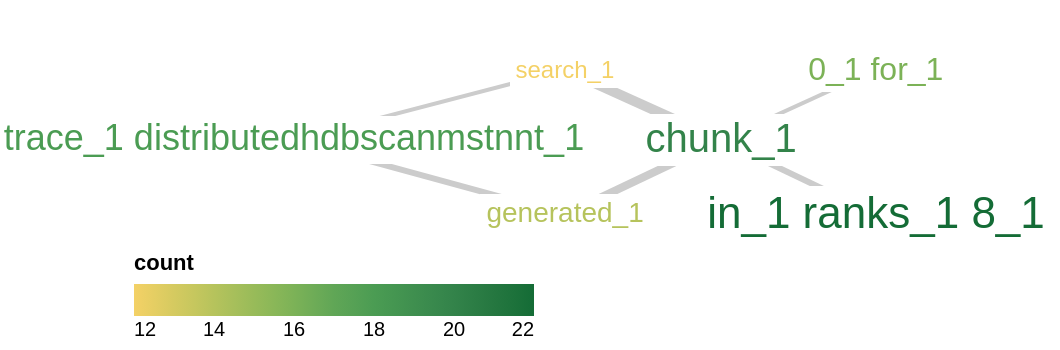

Write the Vega-Lite specification saved for this chart.
### Vega specification from a JSON file in a GitHub repository (floating-point values rounded to 4 significant figures)
{"$schema": "https://vega.github.io/schema/vega/v5.json", "width": 530, "height": 175, "padding": 5, "autosize": {"type": "fit", "resize": true, "contains": "padding"}, "signals": [{"name": "filter_value", "value": 12, "bind": {"input": "range", "min": 12, "max": 25, "step": 1, "name": "Minimum count"}}], "scales": [{"name": "scale_x", "type": "linear", "domain": {"data": "measured", "fields": ["right_x", "left_x"]}, "range": [0, {"signal": "width"}]}, {"name": "scale_y", "domain": {"data": "measured", "fields": ["bottom_y", "top_y"]}, "range": [0, {"signal": "height"}]}, {"name": "font_color", "type": "linear", "domain": {"data": "base", "field": "count"}, "range": {"scheme": "goldgreen"}}, {"name": "font_size", "type": "linear", "domain": {"data": "base", "field": "count"}, "range": [12, 25]}, {"name": "line_thickness", "type": "linear", "domain": {"data": "links", "field": "weight"}, "range": [1, 5]}], "legends": [{"type": "gradient", "fill": "font_color", "direction": "horizontal", "orient": "bottom", "title": "count", "tickCount": 5}], "marks": [{"name": "links_lines", "type": "rule", "from": {"data": "link_paths"}, "encode": {"enter": {"x": {"field": "sourceX"}, "y": {"field": "sourceY"}, "x2": {"field": "targetX"}, "y2": {"field": "targetY"}, "stroke": {"value": "#ccc"}, "strokeWidth": {"field": "weight", "scale": "line_thickness"}}}}, {"name": "labels", "zindex": 1, "type": "text", "from": {"data": "graph"}, "encode": {"enter": {"text": {"field": "id"}, "font": {"value": "Arial"}, "fontSize": {"field": "count"}, "baseline": {"value": "middle"}, "align": {"value": "center"}, "fill": {"field": "count", "scale": "font_color"}, "x1": {"field": "x1"}, "y1": {"field": "y1"}, "x2": {"field": "x2"}, "y2": {"field": "y2"}}}}, {"name": "label_mask", "zindex": 0, "type": "rect", "from": {"data": "labels"}, "encode": {"enter": {"x": {"field": "bounds.x1", "round": true, "offset": -3}, "x2": {"field": "bounds.x2", "round": true, "offset": 3}, "y": {"field": "bounds.y1", "round": true, "offset": -3}, "y2": {"field": "bounds.y2", "round": true, "offset": 3}, "opacity": {"value": 1}, "fill": {"value": "white"}}}}], "data": [{"name": "base", "values": [{"x": 102.5, "y": 39.0, "width": 2.847, "height": 0.5, "value": "trace distributedhdbscanmstnnt", "fontcolor": "#3182bd", "count": 18, "id": "trace_1 distributedhdbscanmstnnt_1"}, {"x": 279.5, "y": 61.0, "width": 1.069, "height": 0.5, "value": "generated", "fontcolor": "#3182bd", "count": 14, "id": "generated_1"}, {"x": 279.5, "y": 18.0, "width": 0.7917, "height": 0.5, "value": "search", "fontcolor": "#3182bd", "count": 12, "id": "search_1"}, {"x": 381.0, "y": 39.0, "width": 0.75, "height": 0.5, "value": "chunk", "fontcolor": "#3182bd", "count": 20, "id": "chunk_1"}, {"x": 481.5, "y": 61.0, "width": 1.042, "height": 0.5, "value": "in ranks 8", "fontcolor": "#3182bd", "count": 22, "id": "in_1 ranks_1 8_1"}, {"x": 481.5, "y": 18.0, "width": 0.75, "height": 0.5, "value": "0 for", "fontcolor": "#3182bd", "count": 16, "id": "0_1 for_1"}]}, {"name": "links", "values": [{"source": "trace_1 distributedhdbscanmstnnt_1", "target": "generated_1", "weight": 2}, {"source": "trace_1 distributedhdbscanmstnnt_1", "target": "search_1", "weight": 1}, {"source": "generated_1", "target": "chunk_1", "weight": 3}, {"source": "search_1", "target": "chunk_1", "weight": 4}, {"source": "chunk_1", "target": "in_1 ranks_1 8_1", "weight": 2}, {"source": "chunk_1", "target": "0_1 for_1", "weight": 1}]}, {"name": "filtered_base", "source": "base", "transform": [{"type": "filter", "expr": "datum.count >= filter_value"}]}, {"name": "filtered_links", "source": "links", "transform": [{"type": "lookup", "from": "filtered_base", "key": "id", "values": ["id"], "as": ["source_id"], "fields": ["source"]}, {"type": "lookup", "from": "filtered_base", "key": "id", "values": ["id"], "as": ["target_id"], "fields": ["target"]}, {"type": "filter", "expr": "datum.source_id != null && datum.target_id != null"}]}, {"name": "measured", "source": "filtered_base", "transform": [{"type": "formula", "as": "top_y", "expr": "datum.y+datum.height/2"}, {"type": "formula", "as": "bottom_y", "expr": "datum.y-datum.height/2"}, {"type": "formula", "as": "right_x", "expr": "datum.x+datum.width/2"}, {"type": "formula", "as": "left_x", "expr": "datum.x-datum.width/2"}]}, {"name": "graph", "source": "measured", "transform": [{"type": "formula", "as": "x1", "expr": "scale('scale_x', datum.left_x)"}, {"type": "formula", "as": "y1", "expr": "scale('scale_y', datum.top_y)"}, {"type": "formula", "as": "x2", "expr": "scale('scale_x', datum.right_x)"}, {"type": "formula", "as": "y2", "expr": "scale('scale_y', datum.bottom_y)"}]}, {"name": "link_paths", "source": "filtered_links", "transform": [{"type": "lookup", "from": "graph", "key": "id", "values": ["x2", "y2"], "as": ["sourceX", "sourceY"], "fields": ["source"]}, {"type": "lookup", "from": "graph", "key": "id", "values": ["x2", "y2"], "as": ["targetX", "targetY"], "fields": ["target"]}, {"type": "linkpath", "sourceX": "sourceX", "sourceY": "sourceY", "targetX": "targetY", "targetY": "targetY", "orient": "horizontal", "shape": "line"}]}]}
